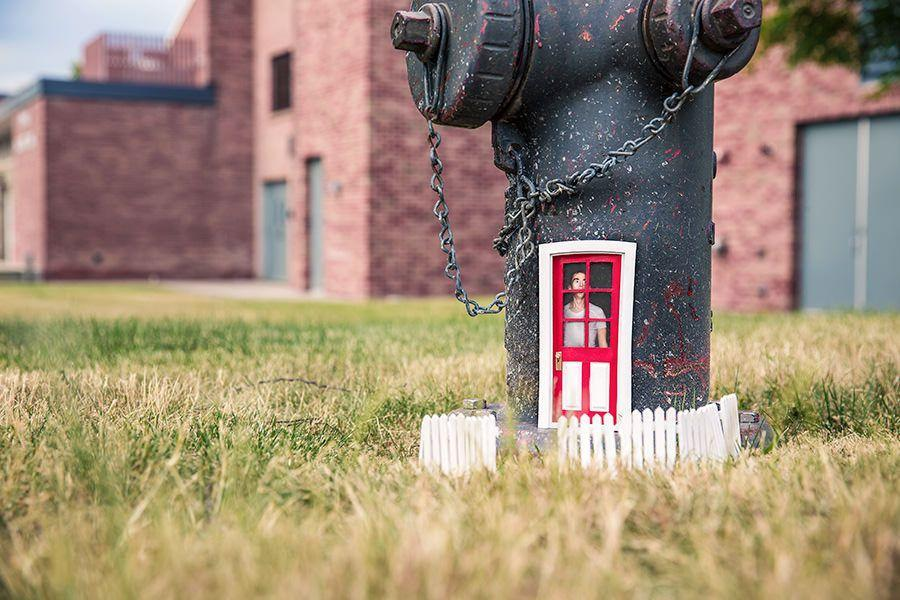
#> input picture image/phot.jpg, 900 x 600 px, found by its file name
$ python 1.3.2_numpy.py
#> lines starting #> are read from the running program, lines starting #| are printed output that depends on the picture
# -*- coding: utf-8 -*-
"""
Created on Sat Apr 27 16:34:49 2019

@author: 上上下下左左右右baba
"""
from numpy import*
from PIL import Image

im = array(Image.open('phot.jpg').convert('L'))
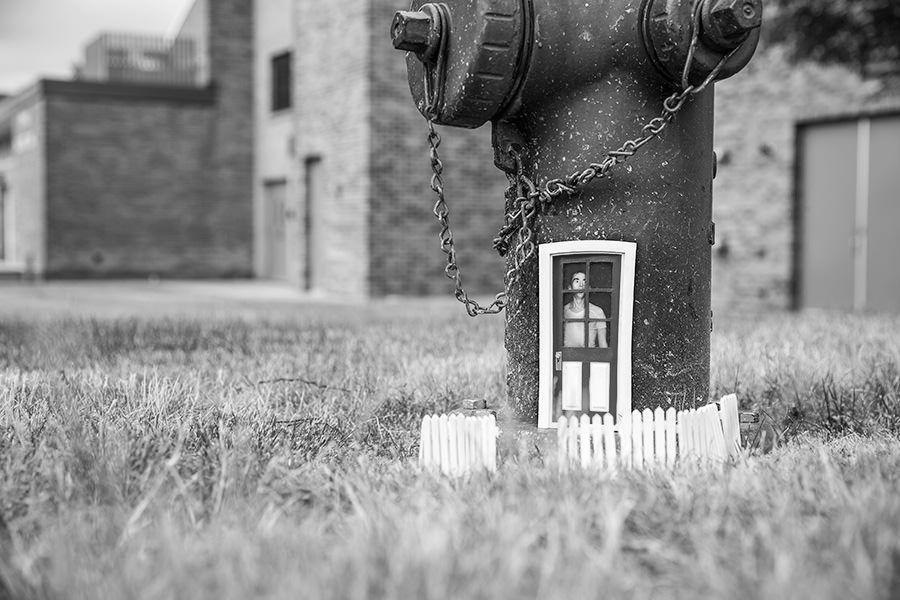
#> im: shape (600, 900); min 0, max 255, mean 142
im2 = 255-im #对图像进行反相处理
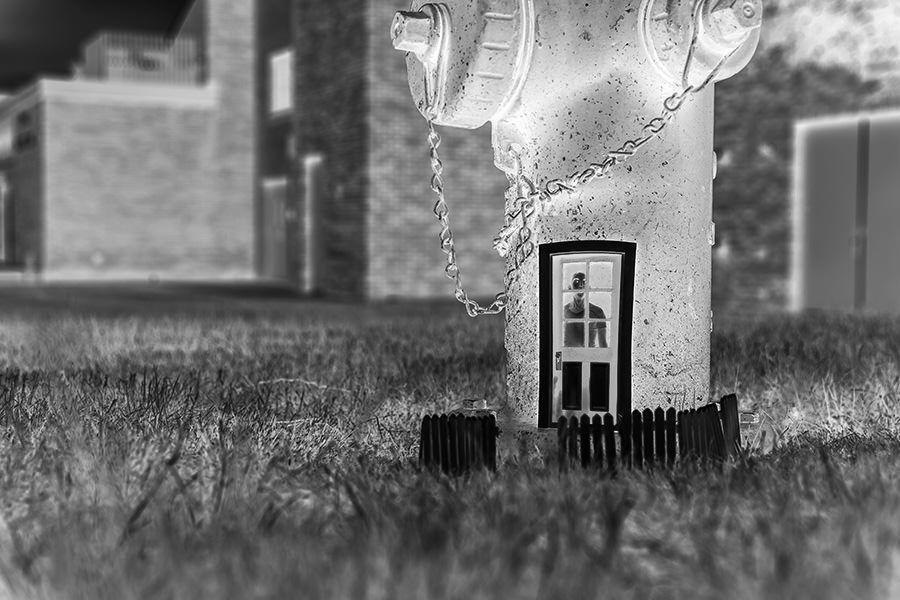
#> im2: shape (600, 900); min 0, max 255, mean 113
im3 = (100.0/255) * im + 100 #将图像像素值变换到100...200区间
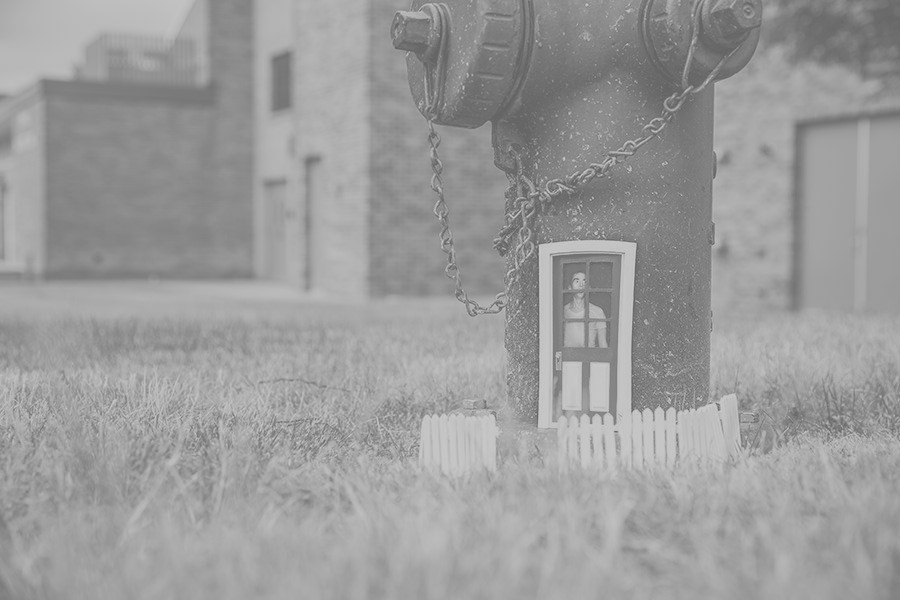
#> im3: shape (600, 900) float64; min 100, max 200, mean 155.7
im4 = 255.0 * (im/255.0)**2 # 对图像像素值求平方后得到的图像
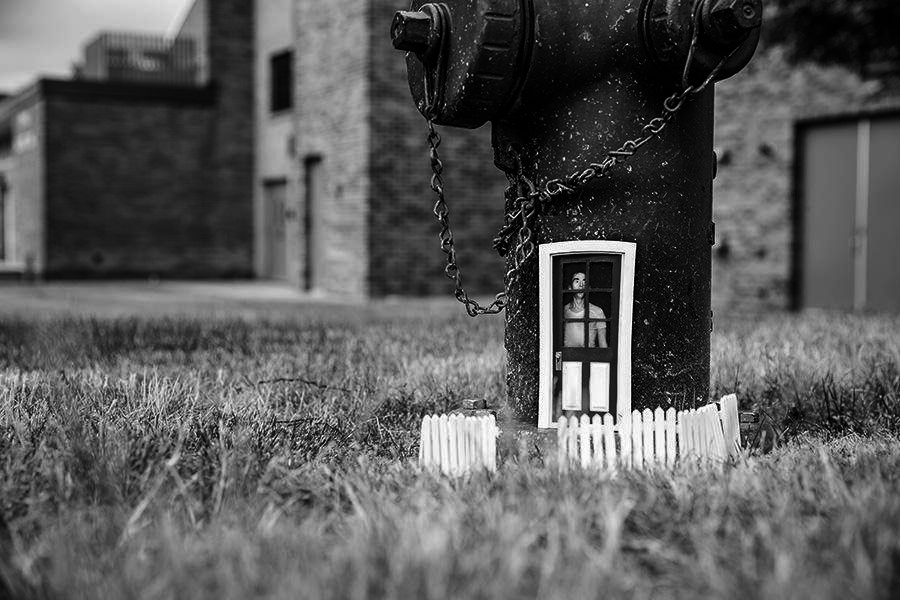
#> im4: shape (600, 900) float64; min 0, max 255, mean 90

print(int(im.min()),int(im.max()))
#| 0 255
print(int(im2.min()),int(im2.max()))
#| 0 255
print(int(im3.min()),int(im3.max()))
#| 100 200
print(int(im4.min()),int(im4.max()))
#| 0 255

img2 = Image.fromarray(im2.astype('uint8'))
img3 = Image.fromarray(im3.astype('uint8'))
img4 = Image.fromarray(im4.astype('uint8'))

img2.show()
img3.show()
img4.show()
